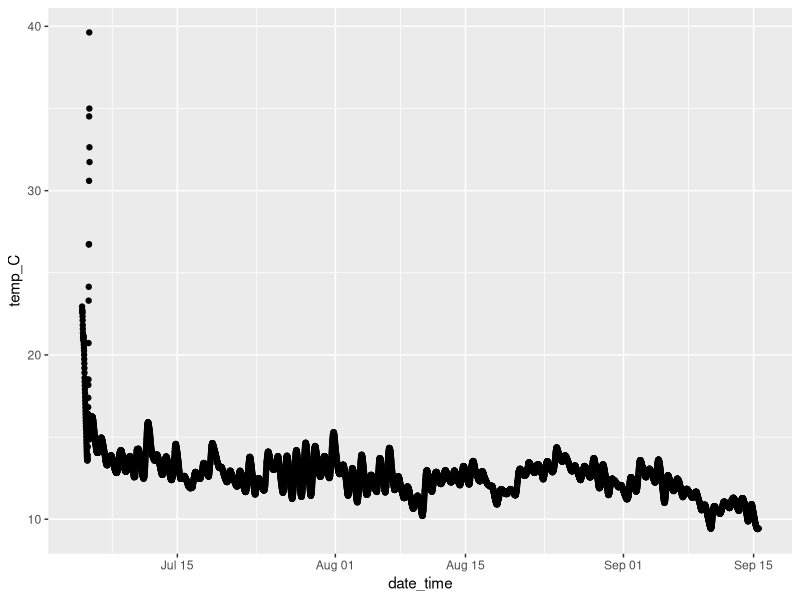

The R source for this figure:
## ---- chunk 1
library(tidyverse)
library(magrittr)

# read in csv
temp_dat <- read_csv("input/csv/21235341.csv", skip = 1) %>%
  select(starts_with(c("Date","Temp"))) 
colnames(temp_dat) <- c("date_time","temp_C")
temp_dat %<>%
  transform(date_time = mdy_hms(date_time))

# plot
temp_dat %>%
  ggplot(aes(date_time,temp_C)) +
  geom_point()

